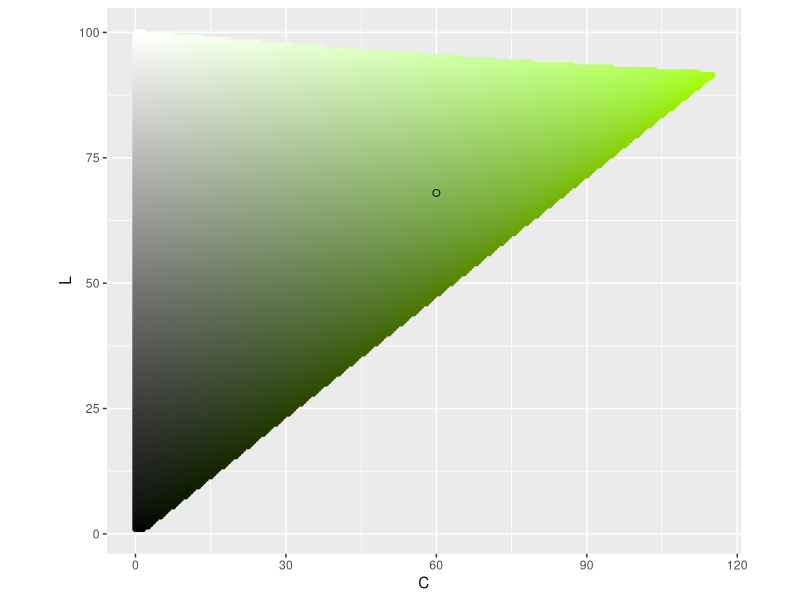
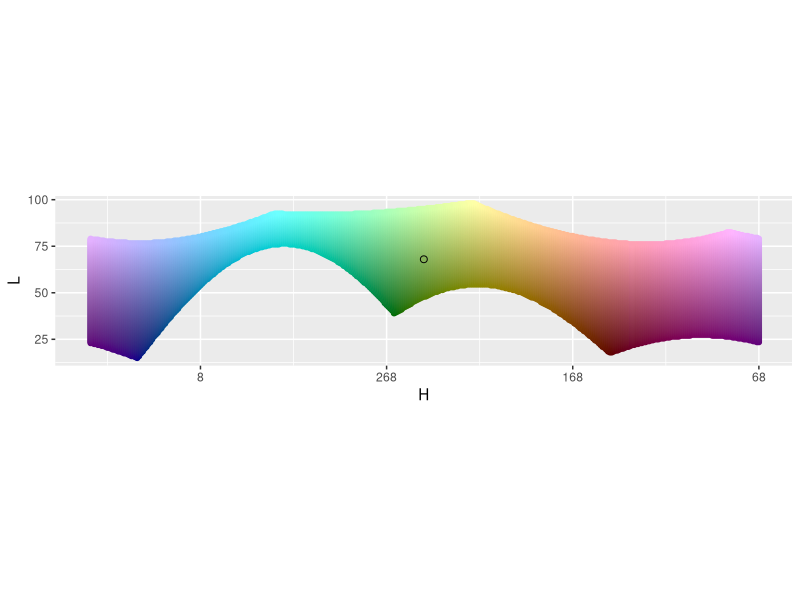
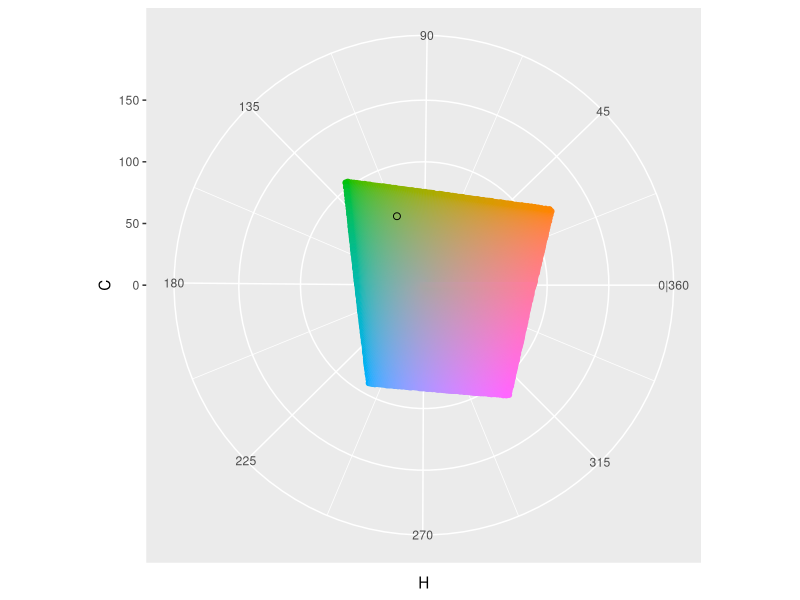
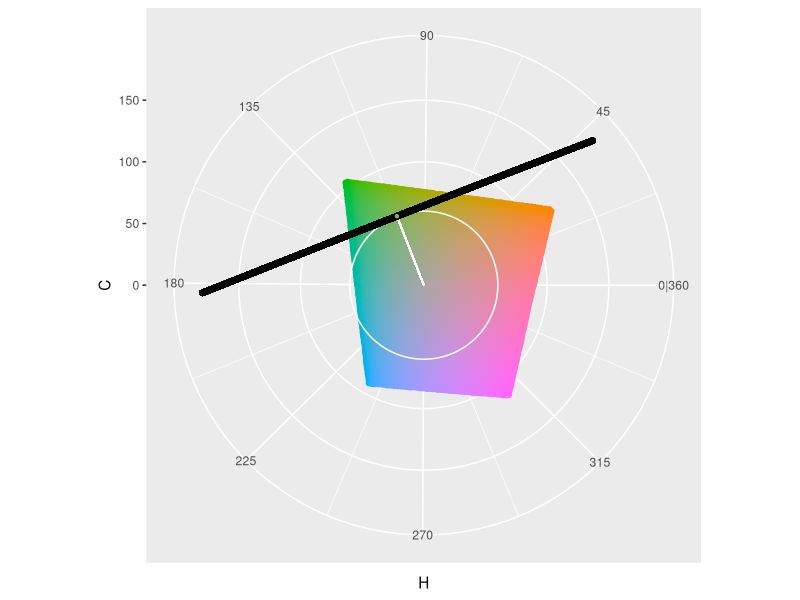
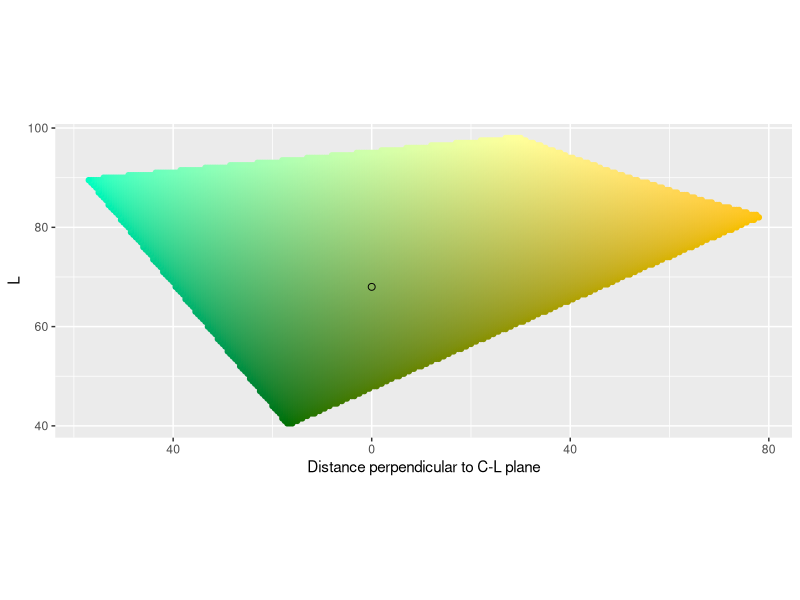
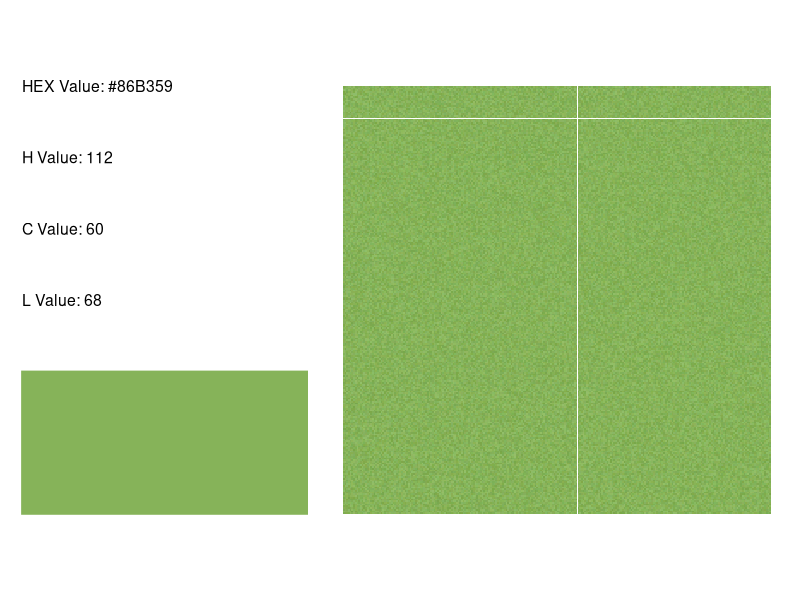
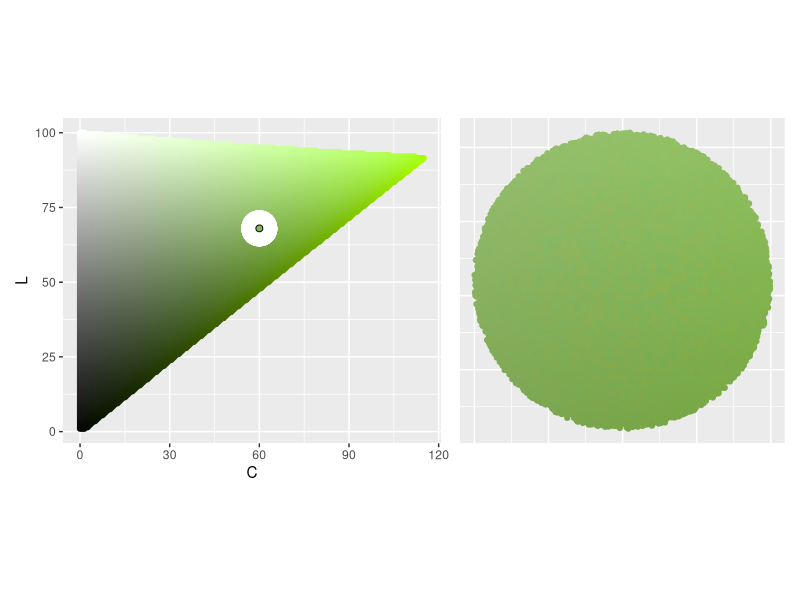
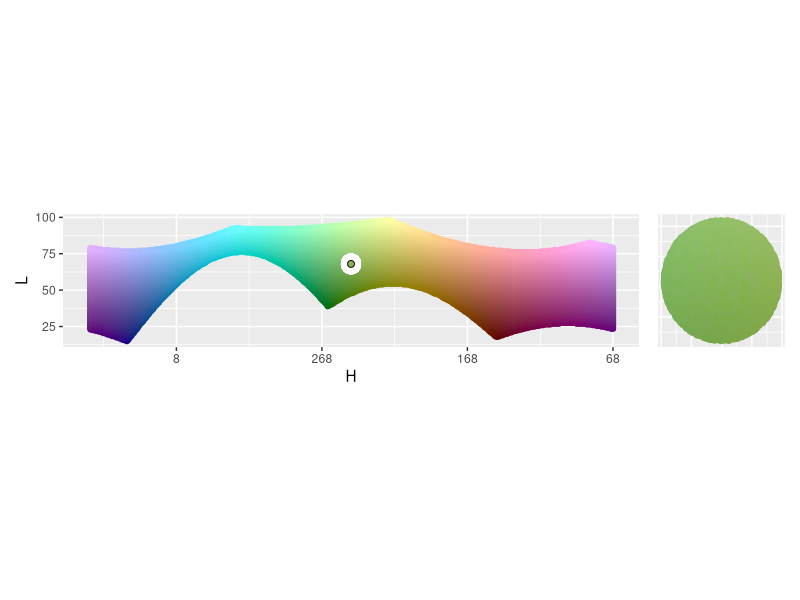

Source code (R) for these figures, in order: (Note: a time limit stopped this script after it produced the figures.)
##---------
# Libraries
##---------
library(tidyverse)
library(patchwork)
library(colorspace)

##------------
# Pick a color
##------------
H_point <- 112
C_point <- 60
L_point <- 68

color_hex <- hcl(H_point, 
                 C_point,
                 L_point,
                 fixup = FALSE)

color_points <- data.frame(x = C_point * cos(H_point * pi/180),
                           y = C_point * sin(H_point * pi/180),
                           z = L_point,
                           H = H_point,
                           C = C_point,
                           L = L_point,
                           color_value = color_hex,
                           perpendicular_from_C_L = 0,
                           parallel_along_C_L = 0,
                           row_value = 0,
                           col_value = 0)

##--------------------------------
# See color in H, C, L color space 
##--------------------------------
# C-L Plane ----
get_C_L_plane <- function(H_point) {
  expand_grid(H = H_point,
              C = seq(0, 180, .5),
              L = seq(1, 100, .5)) %>%
    mutate(color_value = hcl(H, C, L, fixup = FALSE)) %>%
    filter(!is.na(color_value))
}
C_L_plane <- get_C_L_plane(H_point)

graph_C_L_plane <- function(C_L_plane, color_points, color_hex) {
  ggplot() +
    geom_point(data = C_L_plane,
               aes(C, L, color = color_value, fill = color_value)) +
    geom_point(data = color_points,
               aes(C, L, color = "white", fill = "white")) +
    scale_x_continuous(labels = abs) +
    scale_color_identity() +
    scale_fill_identity() +
    geom_point(aes(x = C_point,
                   y = L_point),
               color = 'black',
               fill = color_hex,
               shape = 21,
               size = 2) +
    coord_equal()
}
graph_C_L_plane(C_L_plane, color_points, color_hex)
ggsave(here::here("output", "color_investigation", "c_l_plane.png"), 
       width = 5, height = max(C_L_plane$L) / max(C_L_plane$C) * 5)

# H-L Curve ----
get_H_L_curve <- function(C_point) {
  expand_grid(H = seq(1, 360, 1),
              C = C_point,
              L = seq(1, 100, .5)) %>%
    mutate(color_value = hcl(H, C, L, fixup = FALSE)) %>%
    filter(!is.na(color_value))
}
H_L_curve <- get_H_L_curve(C_point)

label_H_center <- function(H_point, ...) {
  function(x) {(x + (180 - H_point)) %% 360}
}

graph_H_L_curve <- function(H_L_curve, color_points, color_hex, H_point) {
  ggplot() +
    geom_point(data = H_L_curve,
               aes((H + (180 - H_point)) %% 360, L, 
                   color = color_value, fill = color_value)) +
    geom_point(data = color_points,
               aes((H + (180 - H_point)) %% 360, L, 
                   color = "white", fill = "white")) +
    scale_color_identity() +
    scale_fill_identity() +
    geom_point(aes(x = 180, # Because we rotated points to not drop over edge
                   y = L_point),
               color = 'black',
               fill = color_hex,
               shape = 21,
               size = 2) +
    scale_x_reverse('H', # Like you're standing on the inside
                    labels = label_H_center(H_point = H_point),
                    limits = c(360, 0)) +
    coord_equal()
}
graph_H_L_curve(H_L_curve, color_points, color_hex, H_point)
ggsave(here::here("output", "color_investigation", "h_l_curve.png"), 
       width = 5, height = max(H_L_curve$L) / max(H_L_curve$H) * 5)

# H-C plane ----
get_H_C_plane <- function(L_point){
  expand_grid(H = seq(1, 360, 1),
              C = seq(0, 180, .5),
              L = L_point) %>%
    mutate(color_value = hcl(H, C, L, fixup = FALSE)) %>%
    filter(!is.na(color_value))
}
H_C_plane <- get_H_C_plane(L_point)

graph_H_C_plane <- function(H_C_plane, color_points, color_hex) {
  ggplot() +
    geom_point(data = H_C_plane,
               aes(H, C, color = color_value, fill = color_value)) +
    geom_point(data = color_points,
               aes(H, C, color = "white", fill = "white")) +
    scale_color_identity() +
    scale_fill_identity() +
    scale_x_continuous(breaks = seq(45, 360, 45),
                       minor_breaks = seq(0, 315, 45) + 45/2,
                       labels = c('45', '90', '135', '180', 
                                  '225', '270', '315', '0|360')) +
    scale_y_continuous(limits = c(0, 180)) +
    geom_point(aes(x = H_point,
                   y = C_point),
               color = 'black',
               fill = color_hex,
               shape = 21,
               size = 2) +
    coord_polar(start = 270 * pi / 180,
                direction = -1)
}
graph_H_C_plane(H_C_plane, color_points, color_hex)
ggsave(here::here("output", "color_investigation", "h_c_plane.png"), 
       width = 5, height = 5)

# C tangent plane ----
C_circle <- data.frame(H = seq(1, 360),
                       C = C_point,
                       color_value = "white")
C_tangent_plane <- expand_grid(x = C_point, # Plane perpendicular to H at C
                       perpendicular_from_C_L = 
                         seq(-sqrt(180^2 - C_point^2), sqrt(180^2 - C_point^2)),
                       L = seq(1, 100, 1)) %>%
  mutate(x_rotate = x * cos(H_point * pi/180) -  # rotate
           perpendicular_from_C_L * sin(H_point * pi/180),
         y_rotate = x * sin(H_point * pi/180) + 
           perpendicular_from_C_L * cos(H_point * pi/180)) %>%
  mutate(x = x_rotate,
         y = y_rotate) %>%
  select(-x_rotate, -y_rotate)  %>%
  mutate(H = (atan2(y, x) * 180/pi) %% 360,
         C = sqrt(x^2 + y^2)) %>%
  mutate(color_value = "white")
ggplot(data = H_C_plane,
       aes(H, C, color = color_value, fill = color_value)) +
  geom_point() +
  scale_color_identity() +
  scale_fill_identity() +
  scale_x_continuous(breaks = seq(45, 360, 45),
                     minor_breaks = seq(0, 315, 45) + 45/2,
                     labels = c('45', '90', '135', '180', 
                                '225', '270', '315', '0|360')) +
  scale_y_continuous(limits = c(0, 180)) +
  geom_path(data = C_circle) +
  geom_segment(x = H_point,
               y = 0,
               xend = H_point,
               yend = C_point,
               col = "white") +
  geom_point(data = C_tangent_plane, col = "black") +
  geom_point(x = H_point,
             y = C_point,
             color = 'black',
             fill = color_hex,
             shape = 21) +
  coord_polar(start = 270 * pi / 180,
              direction = -1)
ggsave(here::here("output", "color_investigation", "c_tangent_plane_setup.png"), 
       width = 5, height = 5)

get_C_tangent_plane <- function(H_point, C_point) {
  expand_grid(x = C_point, # Plane perpendicular to H at C
              perpendicular_from_C_L = seq(-180, 180, .5),
              L = seq(1, 100, .5)) %>%
    mutate(x_rotate = x * cos(H_point * pi/180) -  # rotate
             perpendicular_from_C_L * sin(H_point * pi/180),
           y_rotate = x * sin(H_point * pi/180) + 
             perpendicular_from_C_L * cos(H_point * pi/180)) %>%
    mutate(x = x_rotate,
           y = y_rotate) %>%
    select(-x_rotate, -y_rotate)  %>%
    mutate(H = (atan2(y, x) * 180/pi) %% 360,
           C = sqrt(x^2 + y^2)) %>%
    mutate(color_value = hcl(H, C, L, fixup = FALSE)) %>%
    filter(!is.na(color_value))
}
C_tangent_plane <- get_C_tangent_plane(H_point, C_point)

graph_C_tangent_plane <- function(C_tangent_plane, color_points, color_hex) {
  ggplot() +
    geom_point(data = C_tangent_plane,
               aes(perpendicular_from_C_L, L, 
                   color = color_value, fill = color_value)) +
    geom_point(data = color_points,
               aes(perpendicular_from_C_L, L, 
                   color = "white", fill = "white")) +
    scale_color_identity() +
    scale_fill_identity() +
    scale_x_reverse("Distance perpendicular to C-L plane",
                    labels = abs) +
    geom_point(aes(x = 0,
                   y = L_point),
               color = 'black',
               fill = color_hex,
               shape = 21,
               size = 2) +
    coord_equal()
}
graph_C_tangent_plane(C_tangent_plane, color_points, color_hex)
ggsave(here::here("output", "color_investigation", "c_tangent_plane.png"), 
       width = 5, height = max(C_tangent_plane$perpendicular_from_C_L) /
         max(C_tangent_plane$L) * 5)

##------
# Sphere
##------
radius <- 5
n_points <- 250^2

color_points <- data.frame(x = rnorm(n = n_points),
                           y = rnorm(n = n_points),
                           z = rnorm(n = n_points),
                           U = runif(n = n_points)^(1/3)) %>%
  mutate(normalize = sqrt(x^2 + y^2 + z^2)) %>%
  mutate(x = x * U / normalize,
         y = y * U / normalize,
         z = z * U / normalize) %>%
  select(-U, -normalize) %>% # have random points in a sphere here
  mutate(x = x * radius, # stretch
         y = y * radius,
         z = z * radius) %>%
  mutate(x = x + C_point * cos(H_point * pi/180), # move
         y = y + C_point * sin(H_point * pi/180),
         z = z + L_point) %>%
  mutate(H = (atan2(y, x) * 180/pi) %% 360,
         C = sqrt(x^2 + y^2),
         L = z) %>%
  mutate(color_value = hcl(H, C, L, fixup = FALSE)) %>%
  mutate(perpendicular_from_C_L = x * sin(-H_point * pi/180) + y * cos(-H_point * pi/180),
         parallel_along_C_L = x * cos(-H_point * pi/180) - y * sin(-H_point * pi/180)) %>%
  mutate(row_value = sample(row_number(), n()),
         col_value = ceiling(row_value / sqrt(n_points))) %>%
  mutate(row_value = (row_value %% sqrt(n_points)) + 1)

graph_info <- function(H_point, C_point, L_point) {
  color_hex <- hcl(H_point, 
                   C_point,
                   L_point,
                   fixup = FALSE)
  
  ggplot() +
    geom_rect(aes(xmin = 0, xmax = 1,
                  ymin = 0, ymax = .5), col = color_hex, fill = color_hex) +
    geom_text(data = data.frame(x = 0,
                                y = seq(1.5, .75, -.25),
                                label = c(paste("HEX Value:", color_hex), 
                                          paste("H Value:", H_point),
                                          paste("C Value:", C_point),
                                          paste("L Value:", L_point))),
              aes(x, y, label = label), hjust = 0, size = 4) +
    coord_equal() +
    theme_void()
}

graph_sample <- function(color_points) {
  ggplot(data = color_points,
         aes(x = row_value,
             y = col_value,
             fill = color_value)) +
    geom_tile() +
    coord_equal() +
    scale_fill_identity() +
    theme_void()
}

p1 <- graph_info(H_point, C_point, L_point)
p2 <- graph_sample(color_points)
p1 + p2
ggsave(here::here("output", "color_investigation", "sphere_info.png"), 
       width = 5, height = 3)


graph_C_L <- function(color_points) {
  ggplot(data = color_points, aes(C, L, col = color_value, fill = color_value)) +
    geom_point() +
    scale_color_identity() +
    scale_fill_identity() +
    coord_equal() +
    theme(axis.line=element_blank(), axis.text.x=element_blank(),
          axis.text.y=element_blank(), axis.ticks=element_blank(),
          axis.title.x=element_blank(), axis.title.y=element_blank())
}

p1 <- graph_C_L_plane(C_L_plane, color_points, color_hex)
p2 <- graph_C_L(color_points)
p1 + p2
ggsave(here::here("output", "color_investigation", "sphere_c_l.png"), 
       width = 5, height = 3)

graph_H_L <- function(color_points, H_point) {
  ggplot(data = color_points, aes((H + (180 - H_point)) %% 360, L, col = color_value, fill = color_value)) +
    geom_point() +
    scale_color_identity() +
    scale_fill_identity() +
    scale_x_reverse() +
    coord_equal() +
    theme(axis.line=element_blank(), axis.text.x=element_blank(),
          axis.text.y=element_blank(), axis.ticks=element_blank(),
          axis.title.x=element_blank(), axis.title.y=element_blank())
}

p1 <- graph_H_L_curve(H_L_curve, color_points, color_hex, H_point)
p2 <- graph_H_L(color_points, H_point)
p1 + p2
ggsave(here::here("output", "color_investigation", "sphere_h_l.png"), 
       width = 5, height = 3)

graph_perpendicular_from_C_L <- function(color_points) {
  ggplot(data = color_points, aes(perpendicular_from_C_L, L, color = color_value, fill = color_value)) +
    geom_point() +
    scale_color_identity() +
    scale_fill_identity()  +
    scale_x_reverse() +
    coord_equal() +
    theme(axis.line=element_blank(), axis.text.x=element_blank(),
          axis.text.y=element_blank(), axis.ticks=element_blank(),
          axis.title.x=element_blank(), axis.title.y=element_blank())
}

p1 <- graph_C_tangent_plane(C_tangent_plane, color_points, color_hex)
p2 <- graph_perpendicular_from_C_L(color_points)
p1 + p2
ggsave(here::here("output", "color_investigation", "sphere_p_c_l.png"), 
       width = 5, height = 3)

graph_x_y <- function(color_points, H_point) {
  ggplot(data = color_points, aes(x, y, col = color_value, fill = color_value)) +
    geom_abline(slope = c(tan(-67.5 * pi/180), tan(-45 * pi/180), tan(-22.5 * pi/180),
                          0, 100000,
                          tan(22.5 * pi/180), tan(45 * pi/180), tan(67.5 * pi/180)), 
                intercept = 0,
                color = "white") +
    geom_abline(slope = tan(H_point * pi/180), 
                intercept = 0,
                color = "black") +
    geom_point() +
    scale_color_identity() +
    scale_fill_identity() +
    coord_equal() +
    theme(axis.line=element_blank(), axis.text.x=element_blank(),
          axis.text.y=element_blank(), axis.ticks=element_blank(),
          axis.title.x=element_blank(), axis.title.y=element_blank(),
          panel.grid.major=element_blank(), panel.grid.minor=element_blank())
}

p1 <- graph_H_C_plane(H_C_plane, color_points, color_hex)
p2 <- graph_x_y(color_points, H_point)
p1 + p2
ggsave(here::here("output", "color_investigation", "sphere_h_c.png"), 
       width = 5, height = 3)

##-------
# Ellipse
##-------
H_radius <- 2.5 # Actually C plane
C_radius <- 5 #
L_radius <- 10 #

color_points <- data.frame(x = rnorm(n = n_points),
                           y = rnorm(n = n_points),
                           z = rnorm(n = n_points),
                           U = runif(n = n_points)^(1/3)) %>%
  mutate(normalize = sqrt(x^2 + y^2 + z^2)) %>%
  mutate(x = x * U / normalize,
         y = y * U / normalize,
         z = z * U / normalize) %>%
  select(-U, -normalize) %>% # have random points in a sphere here
  mutate(x = x * C_radius, # stretch
         y = y * H_radius,
         z = z * L_radius) %>%
  mutate(x_turn = x * cos(H_point * pi/180) - y * sin(H_point * pi/180), # rotate
         y_turn = x * sin(H_point * pi/180) + y * cos(H_point * pi/180)) %>%
  mutate(x = x_turn,
         y = y_turn) %>%
  select(-x_turn, -y_turn) %>%
  mutate(x = x + C_point * cos(H_point * pi/180), # move
         y = y + C_point * sin(H_point * pi/180),
         z = z + L_point) %>%
  mutate(H = (atan2(y, x) * 180/pi) %% 360,
         C = sqrt(x^2 + y^2),
         L = z) %>%
  filter(L >= 0 & L <= 100 & C >= 0) %>%
  mutate(color_value = hcl(H, C, L, fixup = FALSE)) %>%
  mutate(perpendicular_from_C_L = x * sin(-H_point * pi/180) + y * cos(-H_point * pi/180),
         parallel_along_C_L = x * cos(-H_point * pi/180) - y * sin(-H_point * pi/180)) %>%
  mutate(row_value = sample(row_number(), n()),
         col_value = ceiling(row_value / sqrt(n_points))) %>%
  mutate(row_value = (row_value %% sqrt(n_points)) + 1)

p1 <- graph_info(H_point, C_point, L_point)
p2 <- graph_sample(color_points)
p1 + p2
ggsave(here::here("output", "color_investigation", "ellipse_info.png"), 
       width = 5, height = 3)

p1 <- graph_C_L_plane(C_L_plane, color_points, color_hex)
p2 <- graph_C_L(color_points)
p1 + p2
ggsave(here::here("output", "color_investigation", "ellipse_c_l.png"), 
       width = 5, height = 3)

p1 <- graph_H_L_curve(H_L_curve, color_points, color_hex, H_point)
p2 <- graph_H_L(color_points, H_point)
p1 + p2
ggsave(here::here("output", "color_investigation", "ellipse_h_l.png"), 
       width = 5, height = 3)

p1 <- graph_C_tangent_plane(C_tangent_plane, color_points, color_hex)
p2 <- graph_perpendicular_from_C_L(color_points)
p1 + p2
ggsave(here::here("output", "color_investigation", "ellipse_p_c_l.png"), 
       width = 5, height = 3)

p1 <- graph_H_C_plane(H_C_plane, color_points, color_hex)
p2 <- graph_x_y(color_points, H_point)
p1 + p2
ggsave(here::here("output", "color_investigation", "ellipse_h_c.png"), 
       width = 5, height = 3)

##--------------
# Tilted Ellipse
##--------------
theta_radius <- 10
other_C_L_radius <- 3
perpendicular_C_L_radius <- 5

# Try rotating to point major axis to max chroma value
max_chromas <- max_chroma(h = H_point, l = seq(1, 100, .5))
tilt_theta <- atan2(seq(1, 100, .5)[max(max_chromas) == max_chromas] - L_point,
                     max(max_chromas) - C_point)

color_points <- data.frame(x = rnorm(n = n_points),
           y = rnorm(n = n_points),
           z = rnorm(n = n_points),
           U = runif(n = n_points)^(1/3)) %>%
  mutate(normalize = sqrt(x^2 + y^2 + z^2)) %>%
  mutate(x = x * U / normalize,
         y = y * U / normalize,
         z = z * U / normalize) %>%
  select(-U, -normalize) %>% # have random points in a sphere here
  mutate(x = x * theta_radius, # stretch
         y = y * other_C_L_radius,
         z = z * perpendicular_C_L_radius) %>%
  mutate(z_tilt = z * cos(tilt_theta) + x * sin(tilt_theta), # tilt
         x_tilt = z * -sin(tilt_theta) + x * cos(tilt_theta)) %>%
  mutate(x = x_tilt,
         z = z_tilt) %>%
  select(-x_tilt, -z_tilt) %>%
  mutate(x_turn = x * cos(H_point * pi/180) - y * sin(H_point * pi/180), # rotate
         y_turn = x * sin(H_point * pi/180) + y * cos(H_point * pi/180)) %>%
  mutate(x = x_turn,
         y = y_turn) %>%
  select(-x_turn, -y_turn) %>%
  mutate(x = x + C_point * cos(H_point * pi/180), # move
         y = y + C_point * sin(H_point * pi/180),
         z = z + L_point) %>%
  mutate(H = (atan2(y, x) * 180/pi) %% 360,
         C = sqrt(x^2 + y^2),
         L = z) %>%
  filter(L >= 0 & L <= 100 & C >= 0) %>%
  mutate(color_value = hcl(H, C, L, fixup = FALSE)) %>%
  mutate(perpendicular_from_C_L = x * sin(-H_point * pi/180) + y * cos(-H_point * pi/180),
         parallel_along_C_L = x * cos(-H_point * pi/180) - y * sin(-H_point * pi/180)) %>%
  mutate(row_value = sample(row_number(), n()),
         col_value = ceiling(row_value / sqrt(n_points))) %>%
  mutate(row_value = (row_value %% sqrt(n_points)) + 1)

p1 <- graph_info(H_point, C_point, L_point)
p2 <- graph_sample(color_points)
p1 + p2
ggsave(here::here("output", "color_investigation", "tilted_ellipse_info.png"), 
       width = 5, height = 3)

p1 <- graph_C_L_plane(C_L_plane, color_points, color_hex)
p2 <- graph_C_L(color_points)
p1 + p2
ggsave(here::here("output", "color_investigation", "tilted_ellipse_c_l.png"), 
       width = 5, height = 3)

p1 <- graph_H_L_curve(H_L_curve, color_points, color_hex, H_point)
p2 <- graph_H_L(color_points, H_point)
p1 + p2 # Not quite an ellipse
ggsave(here::here("output", "color_investigation", "tilted_ellipse_h_l.png"), 
       width = 5, height = 3)

p1 <- graph_C_tangent_plane(C_tangent_plane, color_points, color_hex)
p2 <- graph_perpendicular_from_C_L(color_points)
p1 + p2
ggsave(here::here("output", "color_investigation", "tilted_ellipse_p_c_l.png"), 
       width = 5, height = 3)

p1 <- graph_H_C_plane(H_C_plane, color_points, color_hex)
p2 <- graph_x_y(color_points, H_point)
p1 + p2
ggsave(here::here("output", "color_investigation", "tilted_ellipse_h_c.png"), 
       width = 5, height = 3)

##--------
# Clean up
##--------
# sampling, hitting edges
# within h bounds, this also catches C on the other side
# symmetric on H

H_bound <- 3 # up to 90
get_color_points <- function(n_points, oversample,
                             H_point, C_point, L_point,
                             theta_radius, other_C_L_radius, perpendicular_C_L_radius,
                             tilt_theta, H_bound) {
  data.frame(x = rnorm(n = n_points * oversample), # over sample in case some points fail
             y = rnorm(n = n_points * oversample),
             z = rnorm(n = n_points * oversample),
             U = runif(n = n_points * oversample)^(1/3)) %>%
    mutate(normalize = sqrt(x^2 + y^2 + z^2)) %>%
    mutate(x = x * U / normalize,
           y = y * U / normalize,
           z = z * U / normalize) %>%
    select(-U, -normalize) %>% # have random points in a sphere here
    mutate(x = x * theta_radius, # stretch
           y = y * other_C_L_radius,
           z = z * perpendicular_C_L_radius) %>%
    mutate(z_tilt = z * cos(tilt_theta) + x * sin(tilt_theta), # tilt
           x_tilt = z * -sin(tilt_theta) + x * cos(tilt_theta)) %>%
    mutate(x = x_tilt,
           z = z_tilt) %>%
    select(-x_tilt, -z_tilt) %>%
    mutate(x_turn = x * cos(H_point * pi/180) - y * sin(H_point * pi/180), # rotate
           y_turn = x * sin(H_point * pi/180) + y * cos(H_point * pi/180)) %>%
    mutate(x = x_turn,
           y = y_turn) %>%
    select(-x_turn, -y_turn) %>%
    mutate(x = x + C_point * cos(H_point * pi/180), # move
           y = y + C_point * sin(H_point * pi/180),
           z = z + L_point) %>%
    mutate(H = (atan2(y, x) * 180/pi) %% 360,
           C = sqrt(x^2 + y^2),
           L = z) %>%
    filter(L >= 0 & L <= 100 & C >= 0) %>%
    mutate(color_value = hcl(H, C, L, fixup = FALSE)) %>%
    filter(!is.na(color_value)) %>% # check if exists
    mutate(H_diff = (180 - abs(abs(H - H_point) - 180)) * sign(180 - abs(H - H_point)) * sign(H - H_point)) %>% # H diff, check if crosses 360
    filter(abs(H_diff) <= H_bound) %>% # check in H bound
    filter(!is.na(hcl(H_point - H_diff, C, L, fixup = FALSE))) %>% # symmetric
    select(!H_diff) %>%
    sample_n(n_points) %>% # sample down to desired amount
    mutate(perpendicular_from_C_L = x * sin(-H_point * pi/180) + y * cos(-H_point * pi/180),
           parallel_along_C_L = x * cos(-H_point * pi/180) - y * sin(-H_point * pi/180)) %>%
    mutate(row_value = sample(row_number(), n()),
           col_value = ceiling(row_value / sqrt(n_points))) %>%
    mutate(row_value = (row_value %% sqrt(n_points)) + 1)
}

color_points <- get_color_points(250^2, 10,
                                 H_point, C_point, L_point,
                                 theta_radius, other_C_L_radius, perpendicular_C_L_radius,
                                 tilt_theta, H_bound)

##-------
# Compare
##-------
H_bound <- 90
color_points_sphere <- get_color_points(250^2, 10,
                                        H_point, C_point, L_point,
                                        theta_radius = radius, other_C_L_radius = radius, perpendicular_C_L_radius = radius,
                                        tilt_theta = 0, H_bound)
color_points_ellipse <- get_color_points(250^2, 10,
                                         H_point, C_point, L_point,
                                         theta_radius = C_radius, other_C_L_radius = H_radius, perpendicular_C_L_radius = L_radius,
                                         tilt_theta = 0, H_bound)
color_points_tilted_ellipse <- get_color_points(250^2, 10,
                                                H_point, C_point, L_point,
                                                theta_radius, other_C_L_radius, perpendicular_C_L_radius,
                                                tilt_theta, H_bound)

p1 <- graph_sample(color_points_sphere)
p2 <- graph_sample(color_points_ellipse)
p3 <- graph_sample(color_points_tilted_ellipse)
p1 + p2 + p3
ggsave(here::here("output", "color_investigation", "compare_info.png"), 
       width = 5, height = 3)

p1 <- graph_C_L(color_points_sphere)
p2 <- graph_C_L(color_points_ellipse)
p3 <- graph_C_L(color_points_tilted_ellipse)
p1 + p2 + p3
ggsave(here::here("output", "color_investigation", "compare_c_l.png"), 
       width = 5, height = 3)

p1 <- graph_H_L(color_points_sphere, H_point)
p2 <- graph_H_L(color_points_ellipse, H_point)
p3 <- graph_H_L(color_points_tilted_ellipse, H_point)
p1 + p2 + p3
ggsave(here::here("output", "color_investigation", "compare_info_h_l.png"), 
       width = 5, height = 3)

p1 <- graph_perpendicular_from_C_L(color_points_sphere)
p2 <- graph_perpendicular_from_C_L(color_points_ellipse)
p3 <- graph_perpendicular_from_C_L(color_points_tilted_ellipse)
p1 + p2 + p3
ggsave(here::here("output", "color_investigation", "compare_c_l.png"), 
       width = 5, height = 3)

p1 <- graph_x_y(color_points_sphere, H_point)
p2 <- graph_x_y(color_points_ellipse, H_point)
p3 <- graph_x_y(color_points_tilted_ellipse, H_point)
p1 + p2 + p3
ggsave(here::here("output", "color_investigation", "compare_h_c.png"), 
       width = 5, height = 3)

#--------------------
# Try some other ones
#--------------------

# Outside Edge ----
H_point <- 63
C_point <- 93
L_point <- 81

color_hex <- hcl(H_point, 
                 C_point,
                 L_point,
                 fixup = FALSE)

C_L_plane <- get_C_L_plane(H_point)
H_L_curve <- get_H_L_curve(C_point)
C_tangent_plane <- get_C_tangent_plane(H_point, C_point)
H_C_plane <- get_H_C_plane(L_point)

theta_radius <- 40
other_C_L_radius <- 3
perpendicular_C_L_radius <- 5

tilt_theta <- 0
H_bound <- 90

color_points <- get_color_points(250^2, 10,
                                 H_point, C_point, L_point,
                                 theta_radius, other_C_L_radius, perpendicular_C_L_radius,
                                 tilt_theta, H_bound)

p1 <- graph_info(H_point, C_point, L_point)
p2 <- graph_sample(color_points)
p1 + p2
ggsave(here::here("output", "color_investigation", "outside_edge_info.png"), 
       width = 5, height = 3)

p1 <- graph_C_L_plane(C_L_plane, color_points, color_hex)
p2 <- graph_C_L(color_points)
p1 + p2
ggsave(here::here("output", "color_investigation", "outside_edge_c_l.png"), 
       width = 5, height = 3)

p1 <- graph_H_L_curve(H_L_curve, color_points, color_hex, H_point)
p2 <- graph_H_L(color_points, H_point)
p1 + p2
ggsave(here::here("output", "color_investigation", "outside_edge_h_l.png"), 
       width = 5, height = 3)

p1 <- graph_C_tangent_plane(C_tangent_plane, color_points, color_hex)
p2 <- graph_perpendicular_from_C_L(color_points)
p1 + p2
ggsave(here::here("output", "color_investigation", "outside_edge_p_c_l.png"), 
       width = 5, height = 3)

p1 <- graph_H_C_plane(H_C_plane, color_points, color_hex)
p2 <- graph_x_y(color_points, H_point)
p1 + p2
ggsave(here::here("output", "color_investigation", "outside_edge_h_c.png"), 
       width = 5, height = 3)

# Inside Edge ----
H_point <- 319
C_point <- 10
L_point <- 50

color_hex <- hcl(H_point, 
                 C_point,
                 L_point,
                 fixup = FALSE)

C_L_plane <- get_C_L_plane(H_point)
H_L_curve <- get_H_L_curve(C_point)
C_tangent_plane <- get_C_tangent_plane(H_point, C_point)
H_C_plane <- get_H_C_plane(L_point)

theta_radius <- 40
other_C_L_radius <- 5
perpendicular_C_L_radius <- 20

tilt_theta <- 90 * pi/180
H_bound <- 45

color_points <- get_color_points(250^2, 10,
                                 H_point, C_point, L_point,
                                 theta_radius, other_C_L_radius, perpendicular_C_L_radius,
                                 tilt_theta, H_bound)

p1 <- graph_info(H_point, C_point, L_point)
p2 <- graph_sample(color_points)
p1 + p2
ggsave(here::here("output", "color_investigation", "inside_edge_info.png"), 
       width = 5, height = 3)

p1 <- graph_C_L_plane(C_L_plane, color_points, color_hex)
p2 <- graph_C_L(color_points)
p1 + p2
ggsave(here::here("output", "color_investigation", "inside_edge_c_l.png"), 
       width = 5, height = 3)

p1 <- graph_H_L_curve(H_L_curve, color_points, color_hex, H_point)
p2 <- graph_H_L(color_points, H_point)
p1 + p2
ggsave(here::here("output", "color_investigation", "inside_edge_h_l.png"), 
       width = 5, height = 3)

p1 <- graph_C_tangent_plane(C_tangent_plane, color_points, color_hex)
p2 <- graph_perpendicular_from_C_L(color_points)
p1 + p2
ggsave(here::here("output", "color_investigation", "inside_edge_p_c_l.png"), 
       width = 5, height = 3)

p1 <- graph_H_C_plane(H_C_plane, color_points, color_hex)
p2 <- graph_x_y(color_points, H_point)
p1 + p2
ggsave(here::here("output", "color_investigation", "inside_edge_h_c.png"), 
       width = 5, height = 3)
